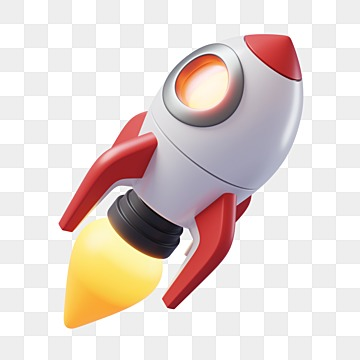
#> input picture rocket.png, 360 x 360 px; its folder holds only this picture in this run
$ python -i imageSteg.py   (imports and definitions only)
#> lines starting #> are read from the running program, lines starting #| are printed output that depends on the picture
from tkinter import *
from tkinter import ttk
import tkinter.filedialog
from PIL import ImageTk
from PIL import Image
from tkinter import messagebox
from io import BytesIO
import  os

gkey = ""
data1 = ""
tree = ""

class Node:
    # [15 lines left out: function __init__, not called in this run]

""" A helper function to print the codes of symbols by traveling Huffman Tree"""
codes = dict()

# [13 lines left out: function Calculate_Codes, not called in this run]

""" A helper function to calculate the probabilities of symbols in given data"""
# [8 lines left out: function Calculate_Probability, not called in this run]

""" A helper function to obtain the encoded output"""
# [8 lines left out: function Output_Encoded, not called in this run]

""" A helper function to calculate the space difference between compressed and non compressed data"""
# [67 lines left out: functions Total_Gain, Huffman_Encoding, Huffman_Decoding, not called in this run]


class Stegno:

    art ='''¯\_(@ - @)_/¯'''
    art2 = '''
||||||||||||
||||||||||||
||||||||||||
||||||||||||
||||||||||||
||||||||||||
  ||    ||
  ||    ||
 //\\   //\\
'''
    output_image_size = 0


    # [33 lines left out: function main, not called in this run]

    def home(self,frame):
            frame.destroy()
            self.main(root)

    # [259 lines left out: functions frame1_decode, frame2_decode, frame3_decode, decode, frame1_encode, frame2_encode and 5 more, not called in this run]

    def page3(self,frame):
        frame.destroy()
        self.main(root)

# [1 line not run here, left out]

o = Stegno()
# [3 lines not run here, left out]

>>> import cv2
>>> picture = cv2.imread('rocket.png', cv2.IMREAD_GRAYSCALE)
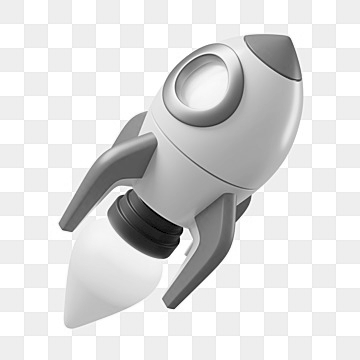
#> picture: shape (360, 360); min 0, max 255, mean 220.2
#> (the run stopped early here; a loop or call above may not have finished)
